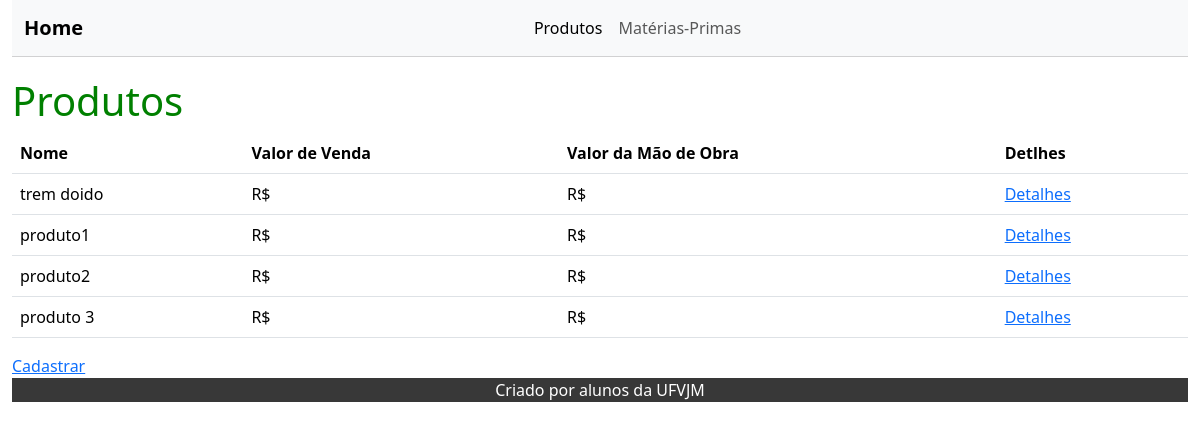
Before: /produto/ with the older database file.
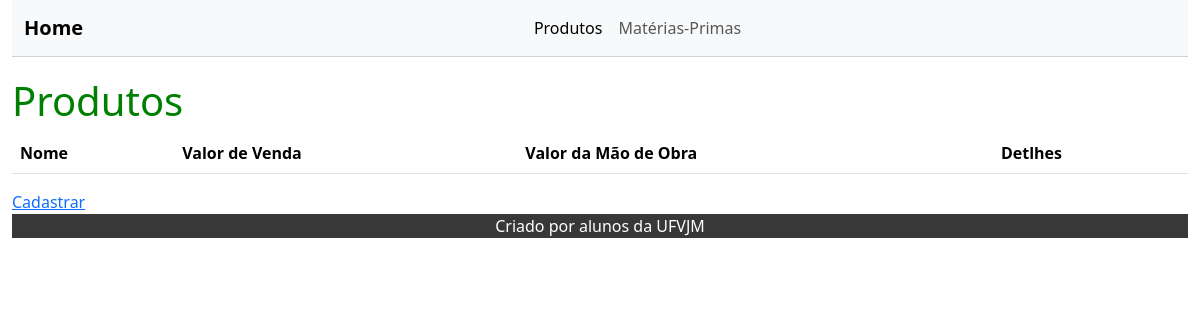
After: the same page with the newer database file.
### produto/models.py (models this page shows, shortened)
class Produto(models.Model):
    nome = models.CharField(max_length=100)
    precoVenda = models.FloatField(null=True)
    mao_de_obra = models.FloatField(null=True)
    materias_primas = models.ManyToManyField(MateriaPrima, through='ProdutoMateriaPrima')

### produto/views.py (the view)
# urls.py: path('', views.index, name='index'),
def index(request):
    produto = Produto.objects.all()
    context = {
        'lista': produto
    }
    return render(request, 'produtos.html', context)

### produto/templates/produtos.html
{% extends 'base.html' %}
{% block content %}
    <h1> Produtos </h1>
    <table class="table">
        <thead>
          <tr>
            <th scope="col">Nome</th>
            <th scope="col">Valor de Venda</th>
            <th scope="col">Valor da Mão de Obra</th>
            <th scope="col">Detlhes</th>
          </tr>
        </thead>
        <tbody>
        {% for e in lista %}
          <tr>
            <td>{{ e.nome }}</td>
            <td>{{ "R$" }} {{ e.precoVenda|floatformat:2}}</td>
            <td>{{ "R$" }} {{ e.mao_de_obra|floatformat:2 }}</td>
            <td><a href="detalhes/{{e.pk}}">Detalhes</a></td>
          </tr>
        {% endfor %}
        </tbody>
      </table>
      <a href="{% url 'adiciona' %}">Cadastrar</a>
{% endblock %}

Changed rows visible on the page:
removed Produto: nome "trem doido", value "R$"
removed Produto: nome "produto1", value "R$"
removed Produto: nome "produto2", value "R$"
removed Produto: nome "produto 3", value "R$"
